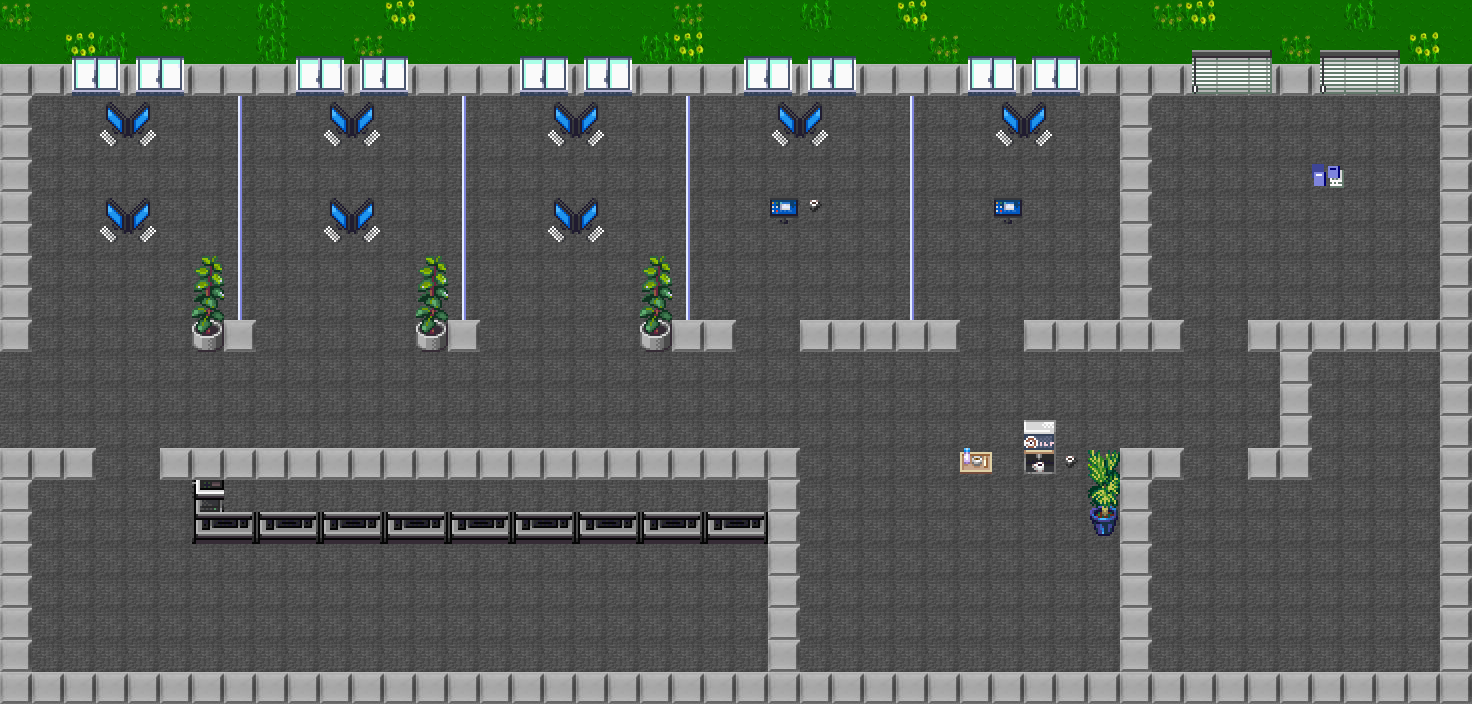

Below is a game level as drawn by its tile map, then a one-line description and the .tmx that defines it (tile-layer data replaced by summaries):
An orthogonal 46x22 tile map with 32x32 px tiles, 11 tile layers (furniture, printer, fireextinguisher, meet_felicitas, ...), 1 hidden layer not drawn, 2 tilesets.

<map version="1.4" tiledversion="1.4.3" orientation="orthogonal" renderorder="right-down" width="46" height="22" tilewidth="32" tileheight="32" infinite="0" nextlayerid="29" nextobjectid="1">
 <editorsettings>
  <chunksize width="32" height="32" />
  <export format="json" />
 </editorsettings>
 <tileset firstgid="1" name="office_1" tilewidth="32" tileheight="32" tilecount="256" columns="16">
  <image source="tilesets_deviant_milkian_1.png" width="512" height="512" />
  <tile id="1">
   <properties>
    <property name="collides" type="bool" value="true" />
   </properties>
  </tile>
  <tile id="2">
   <properties>
    <property name="collides" type="bool" value="true" />
   </properties>
  </tile>
  <tile id="3">
   <properties>
    <property name="collides" type="bool" value="true" />
   </properties>
  </tile>
  <tile id="4">
   <properties>
    <property name="collides" type="bool" value="true" />
   </properties>
  </tile>
  <tile id="5">
   <properties>
    <property name="collides" type="bool" value="true" />
   </properties>
  </tile>
  <tile id="6">
   <properties>
    <property name="collides" type="bool" value="true" />
   </properties>
  </tile>
  <tile id="7">
   <properties>
    <property name="collides" type="bool" value="true" />
   </properties>
  </tile>
  <tile id="12">
   <properties>
    <property name="collides" type="bool" value="false" />
   </properties>
  </tile>
  <tile id="13">
   <properties>
    <property name="collides" type="bool" value="false" />
   </properties>
  </tile>
  <tile id="14">
   <properties>
    <property name="collides" type="bool" value="true" />
   </properties>
  </tile>
  <tile id="15">
   <properties>
    <property name="collides" type="bool" value="true" />
   </properties>
  </tile>
  <tile id="17">
   <properties>
    <property name="collides" type="bool" value="true" />
   </properties>
  </tile>
  <tile id="18">
   <properties>
    <property name="collides" type="bool" value="true" />
   </properties>
  </tile>
  <tile id="19">
   <properties>
    <property name="collides" type="bool" value="true" />
   </properties>
  </tile>
  <tile id="20">
   <properties>
    <property name="collides" type="bool" value="true" />
   </properties>
  </tile>
  <tile id="21">
   <properties>
    <property name="collides" type="bool" value="true" />
   </properties>
  </tile>
  <tile id="22">
   <properties>
    <property name="collides" type="bool" value="true" />
   </properties>
  </tile>
  <tile id="23">
   <properties>
    <property name="collides" type="bool" value="true" />
   </properties>
  </tile>
  <tile id="28">
   <properties>
    <property name="collides" type="bool" value="true" />
   </properties>
  </tile>
  <tile id="29">
   <properties>
    <property name="collides" type="bool" value="true" />
   </properties>
  </tile>
  <tile id="30">
   <properties>
    <property name="collides" type="bool" value="true" />
   </properties>
  </tile>
  <tile id="31">
   <properties>
    <property name="collides" type="bool" value="true" />
   </properties>
  </tile>
  <tile id="33">
   <properties>
    <property name="collides" type="bool" value="true" />
   </properties>
  </tile>
  <tile id="34">
   <properties>
    <property name="collides" type="bool" value="true" />
   </properties>
  </tile>
  <tile id="35">
   <properties>
    <property name="collides" type="bool" value="true" />
   </properties>
  </tile>
  <tile id="36">
   <properties>
    <property name="collides" type="bool" value="true" />
   </properties>
  </tile>
  <tile id="37">
   <properties>
    <property name="collides" type="bool" value="true" />
   </properties>
  </tile>
  <tile id="38">
   <properties>
    <property name="collides" type="bool" value="true" />
   </properties>
  </tile>
  <tile id="39">
   <properties>
    <property name="collides" type="bool" value="true" />
   </properties>
  </tile>
  <tile id="44">
   <properties>
    <property name="collides" type="bool" value="false" />
   </properties>
  </tile>
  <tile id="45">
   <properties>
    <property name="collides" type="bool" value="false" />
   </properties>
  </tile>
  <tile id="48">
   <properties>
    <property name="collides" type="bool" value="true" />
   </properties>
  </tile>
  <tile id="49">
   <properties>
    <property name="collides" type="bool" value="true" />
   </properties>
  </tile>
  <tile id="50">
   <properties>
    <property name="collides" type="bool" value="true" />
   </properties>
  </tile>
  <tile id="51">
   <properties>
    <property name="collides" type="bool" value="true" />
   </properties>
  </tile>
  <tile id="52">
   <properties>
    <property name="collides" type="bool" value="true" />
   </properties>
  </tile>
  <tile id="56">
   <properties>
    <property name="collides" type="bool" value="false" />
   </properties>
  </tile>
  <tile id="57">
   <properties>
    <property name="collides" type="bool" value="false" />
   </properties>
  </tile>
  <tile id="64">
   <properties>
    <property name="collides" type="bool" value="true" />
   </properties>
  </tile>
  <tile id="65">
   <properties>
    <property name="collides" type="bool" value="true" />
   </properties>
  </tile>
  <tile id="66">
   <properties>
    <property name="collides" type="bool" value="true" />
   </properties>
  </tile>
  <tile id="67">
   <properties>
    <property name="collides" type="bool" value="true" />
   </properties>
  </tile>
  <tile id="68">
   <properties>
    <property name="collides" type="bool" value="true" />
   </properties>
  </tile>
  <tile id="72">
   <properties>
    <property name="collides" type="bool" value="false" />
   </properties>
  </tile>
  <tile id="73">
   <properties>
    <property name="collides" type="bool" value="false" />
   </properties>
  </tile>
  <tile id="84">
   <properties>
    <property name="collides" type="bool" value="true" />
   </properties>
  </tile>
  <tile id="128">
   <properties>
    <property name="collides" type="bool" value="true" />
   </properties>
  </tile>
  <tile id="129">
   <properties>
    <property name="collides" type="bool" value="true" />
   </properties>
  </tile>
  <tile id="130">
   <properties>
    <property name="collides" type="bool" value="true" />
   </properties>
  </tile>
  <tile id="131">
   <properties>
    <property name="collides" type="bool" value="true" />
   </properties>
  </tile>
  <tile id="144">
   <properties>
    <property name="collides" type="bool" value="true" />
   </properties>
  </tile>
  <tile id="145">
   <properties>
    <property name="collides" type="bool" value="true" />
   </properties>
  </tile>
  <tile id="146">
   <properties>
    <property name="collides" type="bool" value="true" />
   </properties>
  </tile>
  <tile id="147">
   <properties>
    <property name="collides" type="bool" value="true" />
   </properties>
  </tile>
  <tile id="152">
   <properties>
    <property name="collides" type="bool" value="true" />
   </properties>
  </tile>
  <tile id="153">
   <properties>
    <property name="collides" type="bool" value="true" />
   </properties>
  </tile>
  <tile id="154">
   <properties>
    <property name="collides" type="bool" value="true" />
   </properties>
  </tile>
  <tile id="155">
   <properties>
    <property name="collides" type="bool" value="true" />
   </properties>
  </tile>
  <tile id="156">
   <properties>
    <property name="collides" type="bool" value="true" />
   </properties>
  </tile>
  <tile id="157">
   <properties>
    <property name="collides" type="bool" value="true" />
   </properties>
  </tile>
  <tile id="161">
   <properties>
    <property name="collides" type="bool" value="true" />
   </properties>
  </tile>
  <tile id="162">
   <properties>
    <property name="collides" type="bool" value="true" />
   </properties>
  </tile>
  <tile id="168">
   <properties>
    <property name="collides" type="bool" value="true" />
   </properties>
  </tile>
  <tile id="169">
   <properties>
    <property name="collides" type="bool" value="true" />
   </properties>
  </tile>
  <tile id="170">
   <properties>
    <property name="collides" type="bool" value="true" />
   </properties>
  </tile>
  <tile id="171">
   <properties>
    <property name="collides" type="bool" value="true" />
   </properties>
  </tile>
  <tile id="172">
   <properties>
    <property name="collides" type="bool" value="true" />
   </properties>
  </tile>
  <tile id="173">
   <properties>
    <property name="collides" type="bool" value="true" />
   </properties>
  </tile>
  <tile id="177">
   <properties>
    <property name="collides" type="bool" value="true" />
   </properties>
  </tile>
  <tile id="178">
   <properties>
    <property name="collides" type="bool" value="true" />
   </properties>
  </tile>
  <tile id="179">
   <properties>
    <property name="collides" type="bool" value="true" />
   </properties>
  </tile>
  <tile id="184">
   <properties>
    <property name="collides" type="bool" value="true" />
   </properties>
  </tile>
  <tile id="185">
   <properties>
    <property name="collides" type="bool" value="true" />
   </properties>
  </tile>
  <tile id="186">
   <properties>
    <property name="collides" type="bool" value="true" />
   </properties>
  </tile>
  <tile id="192">
   <properties>
    <property name="collides" type="bool" value="true" />
   </properties>
  </tile>
  <tile id="195">
   <properties>
    <property name="collides" type="bool" value="true" />
   </properties>
  </tile>
  <tile id="196">
   <properties>
    <property name="collides" type="bool" value="true" />
   </properties>
  </tile>
  <tile id="198">
   <properties>
    <property name="collides" type="bool" value="true" />
   </properties>
  </tile>
  <tile id="208">
   <properties>
    <property name="collides" type="bool" value="true" />
   </properties>
  </tile>
  <tile id="211">
   <properties>
    <property name="collides" type="bool" value="true" />
   </properties>
  </tile>
  <tile id="212">
   <properties>
    <property name="collides" type="bool" value="true" />
   </properties>
  </tile>
  <tile id="214">
   <properties>
    <property name="collides" type="bool" value="true" />
   </properties>
  </tile>
  <tile id="224">
   <properties>
    <property name="collides" type="bool" value="true" />
   </properties>
  </tile>
  <tile id="227">
   <properties>
    <property name="collides" type="bool" value="true" />
   </properties>
  </tile>
  <tile id="228">
   <properties>
    <property name="collides" type="bool" value="true" />
   </properties>
  </tile>
  <tile id="236">
   <properties>
    <property name="collides" type="bool" value="true" />
   </properties>
  </tile>
 </tileset>
 <tileset firstgid="257" name="floortileset" tilewidth="32" tileheight="32" tilecount="64" columns="8">
  <image source="floortileset.png" width="256" height="256" />
  <tile id="21">
   <properties>
    <property name="collides" type="bool" value="true" />
   </properties>
  </tile>
  <tile id="37">
   <properties>
    <property name="collides" type="bool" value="true" />
   </properties>
  </tile>
 </tileset>
 <layer id="11" name="start" width="46" height="22" visible="0" tintcolor="#0000ff">
  <data>[1012 cells, 3 non-empty, 1 distinct tile ids]</data>
 </layer>
 <layer id="16" name="furniture" width="46" height="22">
  <data>[1012 cells, 232 non-empty, 59 distinct tile ids]</data>
 </layer>
 <layer id="20" name="printer" width="46" height="22" tintcolor="#00ff00">
  <properties>
   <property name="openWebsite" value="https://printing.e-spirit.de" />
  </properties>
  <data>[1012 cells, 4 non-empty, 1 distinct tile ids]</data>
 </layer>
 <layer id="27" name="fireextinguisher" width="46" height="22" tintcolor="#ff0000">
  <properties>
   <property name="openWebsite" value="https://de.wikipedia.org/wiki/ISO/IEC_27001" />
  </properties>
  <data>[1012 cells, 2 non-empty, 1 distinct tile ids]</data>
 </layer>
 <layer id="18" name="meet_felicitas" width="46" height="22" tintcolor="#ffff00">
  <properties>
   <property name="jitsiRoom" value="felicitas" />
  </properties>
  <data>[1012 cells, 63 non-empty, 1 distinct tile ids]</data>
 </layer>
 <layer id="28" name="meet_kitchen" width="46" height="22" tintcolor="#ff00ff">
  <properties>
   <property name="jitsiRoom" value="kitchen" />
  </properties>
  <data>[1012 cells, 53 non-empty, 1 distinct tile ids]</data>
 </layer>
 <layer id="15" name="floor" width="46" height="22">
  <data>[1012 cells, 1012 non-empty, 2 distinct tile ids]</data>
 </layer>
 <layer id="14" name="walls" width="46" height="22">
  <data>[1012 cells, 243 non-empty, 5 distinct tile ids]</data>
 </layer>
 <layer id="21" name="windows" width="46" height="22">
  <data>[1012 cells, 52 non-empty, 10 distinct tile ids]</data>
 </layer>
 <layer id="17" name="devices" width="46" height="22">
  <data>[1012 cells, 36 non-empty, 7 distinct tile ids]</data>
 </layer>
 <layer id="26" name="decals" width="46" height="22">
  <data>[1012 cells, 29 non-empty, 10 distinct tile ids]</data>
 </layer>
 <objectgroup color="#00ff00" id="3" name="floorLayer" />
 <layer id="7" name="override" width="46" height="22">
  <properties>
   <property name="depth" type="int" value="3" />
  </properties>
  <data>[1012 cells, 6 non-empty, 2 distinct tile ids]</data>
 </layer>
</map>
